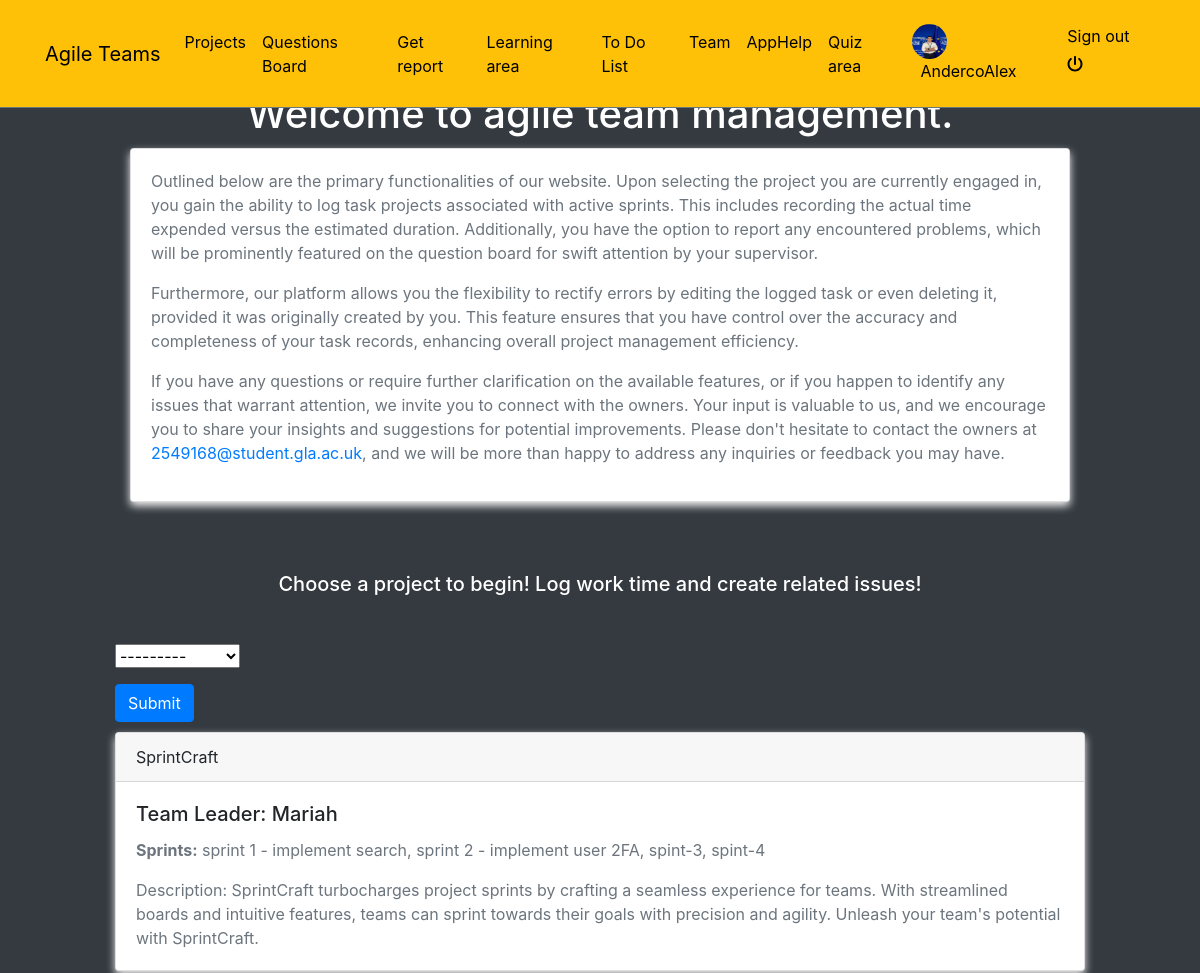
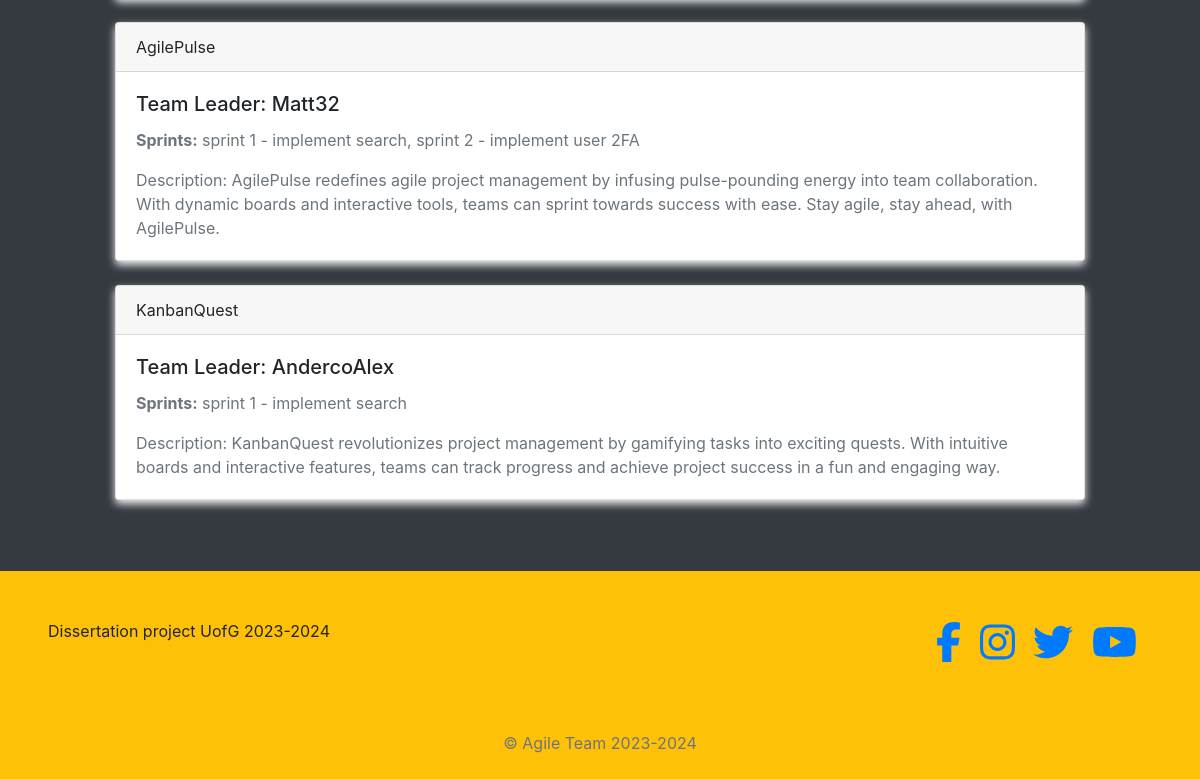
The app's page / (signed in) with its own data (2 pictures, top to bottom).
### areas/models.py (models this page shows)
class ProductionLine(models.Model):
    name = models.CharField(max_length=200)
    team_leader = models.ForeignKey(Profile, on_delete=models.CASCADE)
    products = models.ManyToManyField(Product)
    description = models.CharField(
        max_length=500, default='Not a description yet')
    def __str__(self):
        return self.name

### profiles/models.py (models this page shows)
class Profile(models.Model):
    user = models.OneToOneField(User, on_delete=models.CASCADE)
    bio = models.TextField()
    profile_picture = models.ImageField(upload_to=get_upload_path, default="uploads/profile/img/avatar.png", validators=[FileExtensionValidator(['png', 'jpg', 'jpeg'])])
    team = models.CharField(max_length=200, choices=TEAM_CHOICES)  # Use choices for team
    updated = models.DateTimeField(auto_now=True)
    created = models.DateTimeField(auto_now_add=True)
    def __str__(self):
        return "{}".format(self.user)

### products/models.py (models this page shows, shortened)
class Product(models.Model):
    name = models.CharField(max_length=200)
    description = models.TextField(blank=True, null=True)
    short_code = models.CharField(max_length=200)
    updated = models.TimeField(auto_now=True)
    created = models.TimeField(auto_now_add=True)

### reports/views.py (the view, shortened to what this page needs)
# urls.py: path('', HomeView.as_view(), name='home'),
class HomeView(FormView):
    template_name = "reports/home.html"
    form_class = ReportSelectLineForm
    def get_form_kwargs(self):
        kwargs = super(HomeView, self).get_form_kwargs()
        kwargs['user'] = self.request.user
        return kwargs
    def get_context_data(self, **kwargs):
        context = super().get_context_data(**kwargs)
        context['production_lines'] = ProductionLine.objects.all().prefetch_related('products')
        return context

### reports/forms.py
class ReportSelectLineForm(forms.Form):
    production_line = forms.ModelChoiceField(queryset=ProductionLine.objects.none(), label = '')
    def __init__(self, user, *args, **kwargs):
        self.user = user
        super(ReportSelectLineForm, self).__init__(*args, **kwargs)
        self.fields['production_line'].queryset = ProductionLine.objects.all()

### blogs/context_processors.py (called while the page is built)
def get_categories(request):
    categories = Category.objects.all()
    return dict(categories=categories)

### profiles/context_processors.py (called while the page is built)
def profile_pic(request):
    if request.user.is_authenticated:
        user = request.user
        try:
            profile_obj = Profile.objects.get(user=user)
            pic = profile_obj.profile_picture
        except Profile.DoesNotExist:
            pic = None
        return {'picture':pic}
    return {}

def get_profile(request):
    if request.user.is_authenticated:
        user = request.user
        try:
            profile_obj = Profile.objects.get(user=user)
        except Profile.DoesNotExist:
            pic = None
        return {'profile':profile_obj}
    return {}

### reports/templates/reports/home.html (shortened to what this page needs)
{% extends 'base.html' %}
{% load crispy_forms_tags %}
{% block content %}
<div class ="col-10 mx-auto m-10" style="margin-top: 70px;">
    <div class = "text-center text-white h1"> Welcome to agile team management. </div>
    <div class="container" style='margin-top: 10px;'>
        <div class="card">
            <div class="card-body">
                <p>Outlined below are the primary functionalities of our website. Upon selecting the project you are currently engaged in, you gain the ability to log task projects associated with active sprints. This includes recording the actual time expended versus the estimated duration. Additionally, you have the option to report any encountered problems, which will be prominently featured on the question board for swift attention by your supervisor.</p>
                <p>Furthermore, our platform allows you the flexibility to rectify errors by editing the logged task or even deleting it, provided it was originally created by you. This feature ensures that you have control over the accuracy and completeness of your task records, enhancing overall project management efficiency.</p>
                <p>If you have any questions or require further clarification on the available features, or if you happen to identify any issues that warrant attention, we invite you to connect with the owners. Your input is valuable to us, and we encourage you to share your insights and suggestions for potential improvements. Please don't hesitate to contact the owners at <a href="mailto:2549168@student.gla.ac.uk">2549168@student.gla.ac.uk</a>, and we will be more than happy to address any inquiries or feedback you may have.</p>
            </div>
        </div>
    </div>
{% if request.user.is_authenticated  %}
<div class = "text-center text-white h5 mb-5" style="margin-top: 70px;"> Choose a project to begin! Log work time and create related issues! </div>
<form action="" method="POST">
{{form|crispy}}
<button type="submit" class = "btn btn-primary"> Submit </button>
</form>
{% for line in production_lines %}
<div class="card mb-4" style='margin-top: 10px;'>
    <div class="card-header">
        {{ line.name }}
    </div>
    <div class="card-body">
        <h5 class="card-title">Team Leader: {{ line.team_leader }}</h5>
        <p class="card-text">
            <strong>Sprints:</strong>
            {% for product in line.products.all %}
                {{ product.name }}{% if not forloop.last %}, {% endif %}
            {% endfor %}
        </p>
        <p class="card-text">Description: {{ line.description }}</p>
    </div>
</div>
{% endfor %}
{% else %}
<div class = "text-white text-center h3"> Please log in! </div>
{% endif %}
<div class ="col-6 mx-auto m-10" style="margin-top: 70px;"> </div>
</div>
{% endblock content %}

### templates/navbar.html (shortened to what this page needs)
<!DOCTYPE html>
<html lang="en">
<head>
</head>
<body>
<nav class="navbar navbar-icon-top navbar-expand-lg navbar-dark bg-warning border-bottom border-secondary fixed-top py-3">
    <div class="container">
        <a class="navbar-brand" href="{% url 'help' %}">Agile Teams</a>
        <div class="collapse navbar-collapse" id="navbarSupportedContent">
            <ul class="navbar-nav mr-auto">
                <li class="nav-item">
                    <a class="nav-link" href="{% url "reports:home" %}">Projects</a>
                </li>
                <li class="nav-item">
                    <a class="nav-link" href="{% url "posts:post-list" %}">Questions Board</a>
                </li>
                <li class="nav-item">
                    <a class="nav-link" href="{% url "reports:select-view" %}">Get report</a>
                </li>
                <li class="nav-item">
                    <a class="nav-link" href="{% url 'home' %}">Learning area</a>
                </li>
                <li class="nav-item">
                    <a class="nav-link" href="{% url 'todo' %}">To Do List</a>
                </li>
                <li class="nav-item">
                    <a class="nav-link" href="{% url 'team' %}">Team</a>
                </li>
                <li class="nav-item">
                    <a class="nav-link" href="{% url 'help' %}">AppHelp</a>
                </li>
                <li class="nav-item">
                    <a class="nav-link" href="{% url 'quiz:quiz_home' %}">Quiz area</a>
                </li>
            </ul>
            <ul class='navbar-nav'>
                {% if request.user.is_authenticated %}
                    <li class='nav-item'>
                        <a class='nav-link' href='{% url "profiles:profile-view" %}'>
                            <img src='{{picture.url}}' class='img-avatar' alt='profile picture'>
                            <span class='ml-2'> {{request.user}} </span>
                        </a>
                    </li>
                    <li class="nav-item">
                        <a class="nav-link" href="{% url 'account_logout' %}">
                            Sign out <i class="fas fa-power-off mt-2"></i>
                        </a>
                    </li>
                {% else %}
                    <li class="nav-item">
                        <a class="nav-link" href="{% url 'account_login' %}">
                            Sign in <i class="fa fa-sign-in-alt"></i>
                        </a>
                    </li>
                {% endif %}
            </ul>
        </div>
    </div>
</nav>
</body>
</html>

### static/style.css (style rules this page uses)
.img-avatar { height: 35px; width: 35px; border-radius: 50%; }
body { background-color: orange; }

### static/test.css (style rules this page uses)
body { font-family: 'Arial', sans-serif; background-color: orange; margin: 0; padding: 0; }
.navbar-nav .nav-link { color: black !important; }
.card { box-shadow: 0 4px 8px #f5f3f3; transition: transform 0.3s, box-shadow 0.3s; }
.card-body { padding: 20px; }
p { color: #6c757d; }
.text-center { text-align: center; }
.text-white { color: #ffffff; }

### templates/navbar.html (style rules this page uses)
.navbar-nav .nav-link { color: black !important; }
.navbar-brand { color: black !important; }

### records on screen
ProductionLine: name "SprintCraft", team_leader "Mariah", description "SprintCraft turbocharges project sprints by crafting a seamless experience for teams. With streamlined boards and intuitive features, teams can sprint towards their goals with precision and agility. Unleash your team's potential with SprintCraft."
Product: name "sprint 1 - implement search"
Product: name "sprint 2 - implement user 2FA"
Product: name "spint-3"
Product: name "spint-4"
ProductionLine: name "AgilePulse", team_leader "Matt32", description "AgilePulse redefines agile project management by infusing pulse-pounding energy into team collaboration. With dynamic boards and interactive tools, teams can sprint towards success with ease. Stay agile, stay ahead, with AgilePulse."
ProductionLine: name "KanbanQuest", team_leader "AndercoAlex", description "KanbanQuest revolutionizes project management by gamifying tasks into exciting quests. With intuitive boards and interactive features, teams can track progress and achieve project success in a fun and engaging way."

### other values on screen
{{ request.user }} "AndercoAlex"
